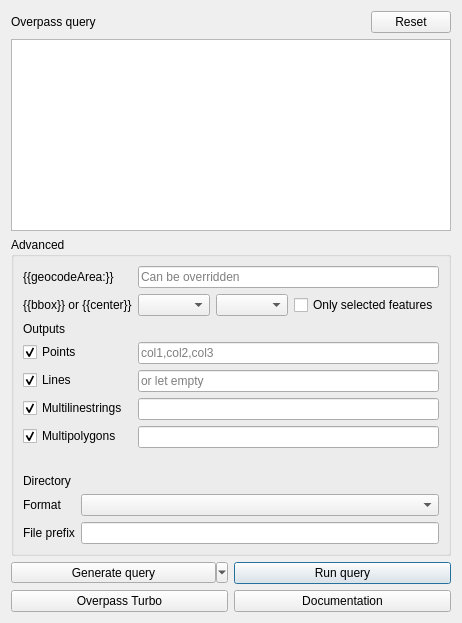
           <widget class="QWidget" name="query_page">
            <layout class="QVBoxLayout" name="verticalLayout_7">
             <item>
              <layout class="QHBoxLayout" name="horizontalLayout_17">
               <item>
                <widget class="QLabel" name="label_30">
                 <property name="text">
                  <string>Overpass query</string>
                 </property>
                </widget>
               </item>
               <item>
                <spacer name="horizontalSpacer">
                 <property name="orientation">
                  <enum>Qt::Horizontal</enum>
                 </property>
                 <property name="sizeHint" stdset="0">
                  <size>
                   <width>40</width>
                   <height>20</height>
                  </size>
                 </property>
                </spacer>
               </item>
               <item>
                <widget class="QDialogButtonBox" name="button_box_q">
                 <property name="sizePolicy">
                  <sizepolicy hsizetype="Maximum" vsizetype="Fixed">
                   <horstretch>0</horstretch>
                   <verstretch>0</verstretch>
                  </sizepolicy>
                 </property>
                 <property name="standardButtons">
                  <set>QDialogButtonBox::Reset</set>
                 </property>
                 <property name="centerButtons">
                  <bool>true</bool>
                 </property>
                </widget>
               </item>
              </layout>
             </item>
             <item>
              <widget class="QTextEdit" name="text_query">
               <property name="acceptRichText">
                <bool>false</bool>
               </property>
              </widget>
             </item>
             <item>
              <widget class="QgsCollapsibleGroupBox" name="advanced_q">
               <property name="title">
                <string>Advanced</string>
               </property>
               <property name="checked">
                <bool>false</bool>
               </property>
               <property name="collapsed" stdset="0">
                <bool>false</bool>
               </property>
               <layout class="QVBoxLayout" name="verticalLayout_14">
                <item>
                 <layout class="QFormLayout" name="formLayout_4">
                  <property name="fieldGrowthPolicy">
                   <enum>QFormLayout::ExpandingFieldsGrow</enum>
                  </property>
                  <item row="0" column="0">
                   <widget class="QLabel" name="label_31">
                    <property name="text">
                     <string notr="true">{{geocodeArea:}}</string>
                    </property>
                   </widget>
                  </item>
                  <item row="0" column="1">
                   <widget class="QLineEdit" name="line_place_q">
                    <property name="placeholderText">
                     <string>Can be overridden</string>
                    </property>
                   </widget>
                  </item>
                  <item row="1" column="0">
                   <widget class="QLabel" name="label_32">
                    <property name="text">
                     <string>{{bbox}} or {{center}}</string>
                    </property>
                   </widget>
                  </item>
                  <item row="1" column="1">
                   <layout class="QHBoxLayout" name="horizontalLayout_3">
                    <item>
                     <widget class="QComboBox" name="combo_query_type_q"/>
                    </item>
                    <item>
                     <widget class="QgsMapLayerComboBox" name="combo_extent_layer_q">
                      <property name="sizePolicy">
                       <sizepolicy hsizetype="Expanding" vsizetype="Fixed">
                        <horstretch>0</horstretch>
                        <verstretch>0</verstretch>
                       </sizepolicy>
                      </property>
                     </widget>
                    </item>
                    <item>
                     <widget class="QCheckBox" name="checkbox_selection_q">
                      <property name="text">
                       <string>Only selected features</string>
                      </property>
                     </widget>
                    </item>
                   </layout>
                  </item>
                  <item row="2" column="0">
                   <widget class="QLabel" name="label_33">
                    <property name="text">
                     <string>Outputs</string>
                    </property>
                   </widget>
                  </item>
                  <item row="3" column="0">
                   <widget class="QCheckBox" name="checkbox_points_q">
                    <property name="text">
                     <string>Points</string>
                    </property>
                    <property name="checked">
                     <bool>true</bool>
                    </property>
                   </widget>
                  </item>
                  <item row="3" column="1">
                   <layout class="QHBoxLayout" name="horizontalLayout_4">
                    <item>
                     <widget class="QLineEdit" name="edit_csv_points">
                      <property name="inputMask">
                       <string notr="true"/>
                      </property>
                      <property name="text">
                       <string notr="true"/>
                      </property>
                      <property name="placeholderText">
                       <string notr="true">col1,col2,col3</string>
                      </property>
                     </widget>
                    </item>
                   </layout>
                  </item>
                  <item row="4" column="0">
                   <widget class="QCheckBox" name="checkbox_lines_q">
                    <property name="text">
                     <string>Lines</string>
                    </property>
                    <property name="checked">
                     <bool>true</bool>
                    </property>
                   </widget>
                  </item>
                  <item row="4" column="1">
                   <layout class="QHBoxLayout" name="horizontalLayout_18">
                    <item>
                     <widget class="QLineEdit" name="edit_csv_lines">
                      <property name="placeholderText">
                       <string>or let empty</string>
                      </property>
                     </widget>
                    </item>
                   </layout>
                  </item>
                  <item row="5" column="0">
                   <widget class="QCheckBox" name="checkbox_multilinestrings_q">
                    <property name="text">
                     <string>Multilinestrings</string>
                    </property>
                    <property name="checked">
                     <bool>true</bool>
                    </property>
                   </widget>
                  </item>
                  <item row="5" column="1">
                   <layout class="QHBoxLayout" name="horizontalLayout_19">
                    <item>
                     <widget class="QLineEdit" name="edit_csv_multilinestrings">
                      <property name="placeholderText">
                       <string/>
                      </property>
                     </widget>
                    </item>
                   </layout>
                  </item>
                  <item row="6" column="0">
                   <widget class="QCheckBox" name="checkbox_multipolygons_q">
                    <property name="text">
                     <string>Multipolygons</string>
                    </property>
                    <property name="checked">
                     <bool>true</bool>
                    </property>
                   </widget>
                  </item>
                  <item row="6" column="1">
                   <layout class="QHBoxLayout" name="horizontalLayout_20">
                    <item>
                     <widget class="QLineEdit" name="edit_csv_multipolygons">
                      <property name="placeholderText">
                       <string/>
                      </property>
                     </widget>
                    </item>
                   </layout>
                  </item>
                  <item row="8" column="1">
                   <widget class="QLabel" name="label_36">
                    <property name="text">
                     <string/>
                    </property>
                   </widget>
                  </item>
                 </layout>
                </item>
                <item>
                 <layout class="QFormLayout" name="formLayout_3">
                  <property name="fieldGrowthPolicy">
                   <enum>QFormLayout::ExpandingFieldsGrow</enum>
                  </property>
                  <item row="0" column="0">
                   <widget class="QLabel" name="label_39">
                    <property name="text">
                     <string>Directory</string>
                    </property>
                   </widget>
                  </item>
                  <item row="0" column="1">
                   <widget class="QgsFileWidget" name="output_directory_q" native="true"/>
                  </item>
                  <item row="2" column="0">
                   <widget class="QLabel" name="label_40">
                    <property name="text">
                     <string>File prefix</string>
                    </property>
                   </widget>
                  </item>
                  <item row="2" column="1">
                   <widget class="QLineEdit" name="line_file_prefix_q"/>
                  </item>
                  <item row="1" column="1">
                   <widget class="QComboBox" name="combo_format_q">
                    <property name="sizePolicy">
                     <sizepolicy hsizetype="Expanding" vsizetype="Fixed">
                      <horstretch>0</horstretch>
                      <verstretch>0</verstretch>
                     </sizepolicy>
                    </property>
                    <property name="sizeAdjustPolicy">
                     <enum>QComboBox::AdjustToContents</enum>
                    </property>
                   </widget>
                  </item>
                  <item row="1" column="0">
                   <widget class="QLabel" name="label_48">
                    <property name="text">
                     <string>Format</string>
                    </property>
                   </widget>
                  </item>
                 </layout>
                </item>
               </layout>
              </widget>
             </item>
             <item>
              <layout class="QHBoxLayout" name="horizontalLayout_21">
               <property name="sizeConstraint">
                <enum>QLayout::SetMinimumSize</enum>
               </property>
               <item>
                <widget class="QToolButton" name="button_generate_query">
                 <property name="sizePolicy">
                  <sizepolicy hsizetype="Preferred" vsizetype="Fixed">
                   <horstretch>0</horstretch>
                   <verstretch>0</verstretch>
                  </sizepolicy>
                 </property>
                 <property name="text">
                  <string>Generate query</string>
                 </property>
                 <property name="popupMode">
                  <enum>QToolButton::MenuButtonPopup</enum>
                 </property>
                 <property name="toolButtonStyle">
                  <enum>Qt::ToolButtonTextOnly</enum>
                 </property>
                </widget>
               </item>
               <item>
                <widget class="QPushButton" name="button_run_query_q">
                 <property name="text">
                  <string>Run query</string>
                 </property>
                 <property name="default">
                  <bool>true</bool>
                 </property>
                </widget>
               </item>
              </layout>
             </item>
             <item>
              <layout class="QHBoxLayout" name="horizontalLayout_22">
               <item>
                <widget class="QPushButton" name="button_overpass_turbo">
                 <property name="text">
                  <string notr="true">Overpass Turbo</string>
                 </property>
                </widget>
               </item>
               <item>
                <widget class="QPushButton" name="button_documentation">
                 <property name="text">
                  <string>Documentation</string>
                 </property>
                </widget>
               </item>
              </layout>
             </item>
            </layout>
           </widget>
